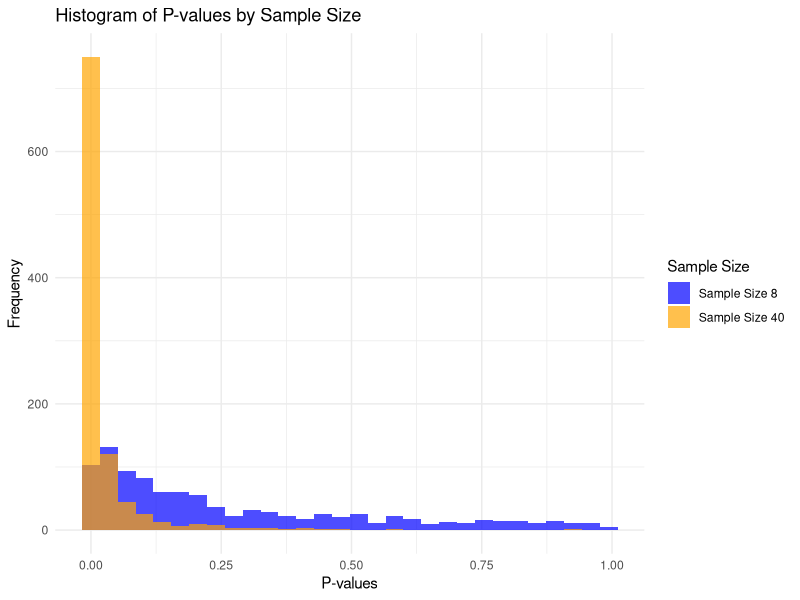
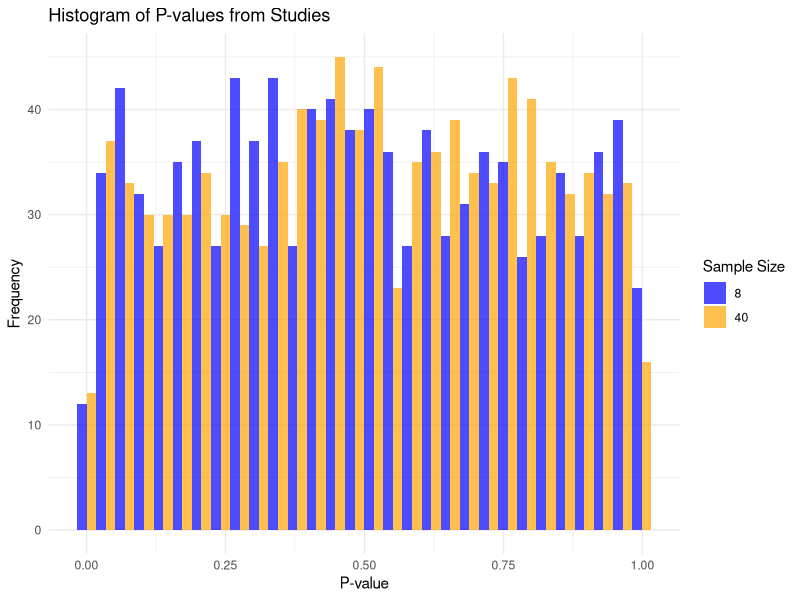

These figures' R source, in order:
## ---- chunk 1

library(tidyverse)

set.seed(1)
population <- rnorm(1000000, mean = 1.5, sd = 3)


samp1 <- data.frame(y = sample(population, 8, replace = FALSE))

samp2 <- data.frame(y = sample(population, 40, replace = FALSE))


m1 <- lm(y ~ 1, data = samp1)
m2 <- lm(y ~ 1, data = samp2)

summary(m2)


## ---- chunk 2

library(dplyr)


results_8 <- data.frame(estimate = rep(NA, 1000), 
                      se = rep(NA, 1000), 
                      pval = rep(NA, 1000), 
                      n = 8)  

results_40 <- data.frame(estimate = rep(NA, 1000), 
                      se = rep(NA, 1000), 
                      pval = rep(NA, 1000), 
                      n = 40)



for(i in 1:1000) {
  

  samp1 <- data.frame(y = sample(population, 8, replace = FALSE))
  samp2 <- data.frame(y = sample(population, 40, replace = FALSE))


  m1 <- lm(y ~ 1, data = samp1)
  m2 <- lm(y ~ 1, data = samp2)
  

  results_8[i, 1] <- coef(summary(m1))[1, 1]
  results_8[i, 2] <- coef(summary(m1))[1, 2]
  results_8[i, 3] <- coef(summary(m1))[1, 4]

  results_40[i, 1] <- coef(summary(m2))[1, 1]
  results_40[i, 2] <- coef(summary(m2))[1, 2]
  results_40[i, 3] <- coef(summary(m2))[1, 4]
  
  
}



results <- bind_rows(results_8, results_40)




sd_results <- results %>%
  group_by(n) %>%
  summarise(
    sd_estimate = sd(estimate, na.rm = TRUE),
    avg_se = mean(se, na.rm = TRUE)
  )

print(sd_results)


## ---- chunk 3


## ---- chunk 4

library(ggplot2)


ggplot(results, aes(x = pval, fill = factor(n))) + 
  geom_histogram(bins = 30, alpha = 0.7, position = "identity") +
  labs(x = "P-values", y = "Frequency", fill = "Sample Size") +
  theme_minimal() +
  ggtitle("Histogram of P-values by Sample Size") +
  scale_fill_manual(values = c("blue", "orange"), labels = c("Sample Size 8", "Sample Size 40"))

## ---- chunk 5

alpha_level <- 0.05


significant_results <- results %>%
  group_by(n) %>%
  summarise(significant_count = sum(pval < alpha_level, na.rm = TRUE))

print(significant_results)

## ---- chunk 6

library(pwr)


effect_size <- 1.5 / 3


power_results <- data.frame(
  sample_size = c(8, 40),
  power = c(
    pwr.t.test(d = effect_size, n = 8, sig.level = alpha_level, type = "one.sample")$power,
    pwr.t.test(d = effect_size, n = 40, sig.level = alpha_level, type = "one.sample")$power
  )
)

print(power_results)

## ---- chunk 7

population <- rnorm(1000000, mean = 0, sd = 3)



results_8 <- data.frame(estimate = rep(NA, 1000), 
                      se = rep(NA, 1000), 
                      pval = rep(NA, 1000), 
                      n = 8)  

results_40 <- data.frame(estimate = rep(NA, 1000), 
                      se = rep(NA, 1000), 
                      pval = rep(NA, 1000), 
                      n = 40)



for(i in 1:1000) {
  

  samp1 <- data.frame(y = sample(population, 8, replace = FALSE))
  samp2 <- data.frame(y = sample(population, 40, replace = FALSE))

  m1 <- lm(y ~ 1, data = samp1)
  m2 <- lm(y ~ 1, data = samp2)
  
  results_8[i, 1] <- coef(summary(m1))[1, 1]
  results_8[i, 2] <- coef(summary(m1))[1, 2]
  results_8[i, 3] <- coef(summary(m1))[1, 4]

  results_40[i, 1] <- coef(summary(m2))[1, 1]
  results_40[i, 2] <- coef(summary(m2))[1, 2]
  results_40[i, 3] <- coef(summary(m2))[1, 4]
  
  
}



results_null <- bind_rows(results_8, results_40)


library(dplyr)
library(ggplot2)

ggplot(results_null, aes(x = pval, fill = as.factor(n))) + 
  geom_histogram(position = "dodge", bins = 30, alpha = 0.7) +
  labs(title = "Histogram of P-values from Studies", 
       x = "P-value", 
       y = "Frequency", 
       fill = "Sample Size") +
  scale_fill_manual(values = c("blue", "orange")) +
  theme_minimal()

false_positives_8 <- sum(results_null$pval[results_null$n == 8] < 0.05)
false_positives_40 <- sum(results_null$pval[results_null$n == 40] < 0.05)


cat("Number of false positives for sample size 8:", false_positives_8, "\n")
cat("Number of false positives for sample size 40:", false_positives_40, "\n")
